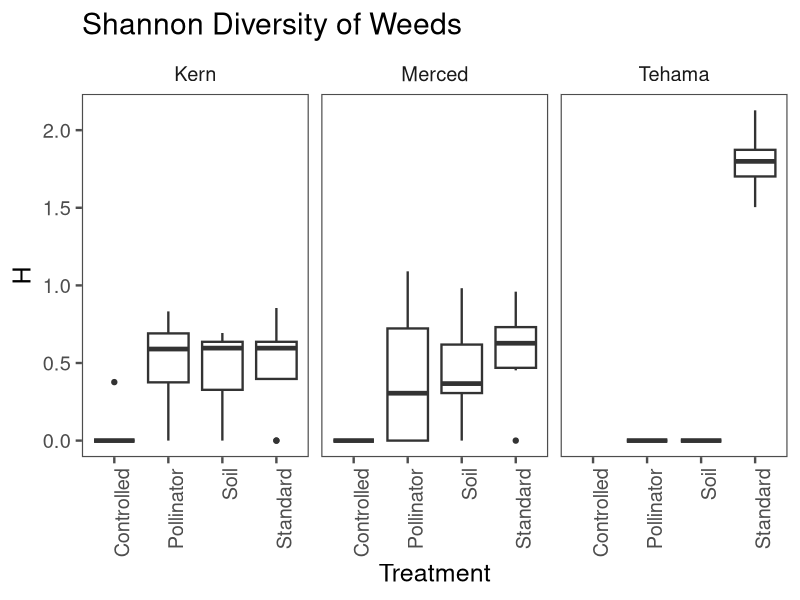
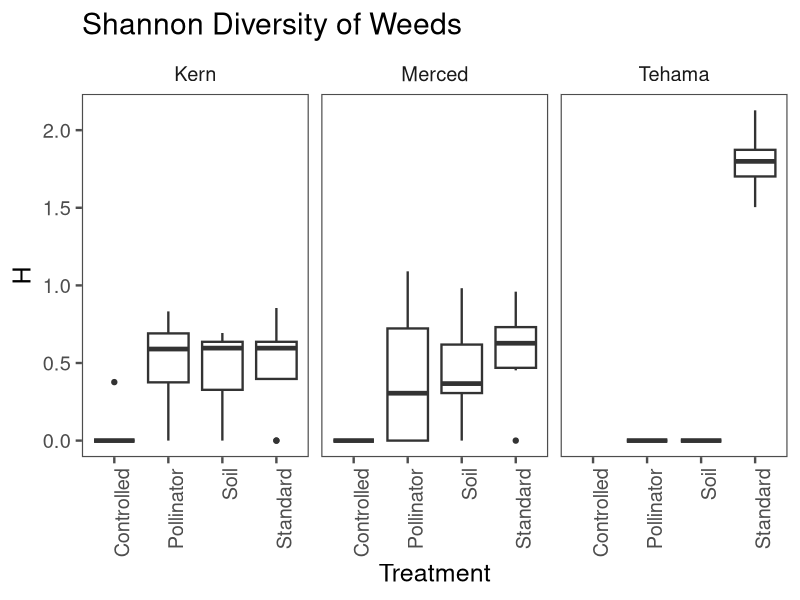
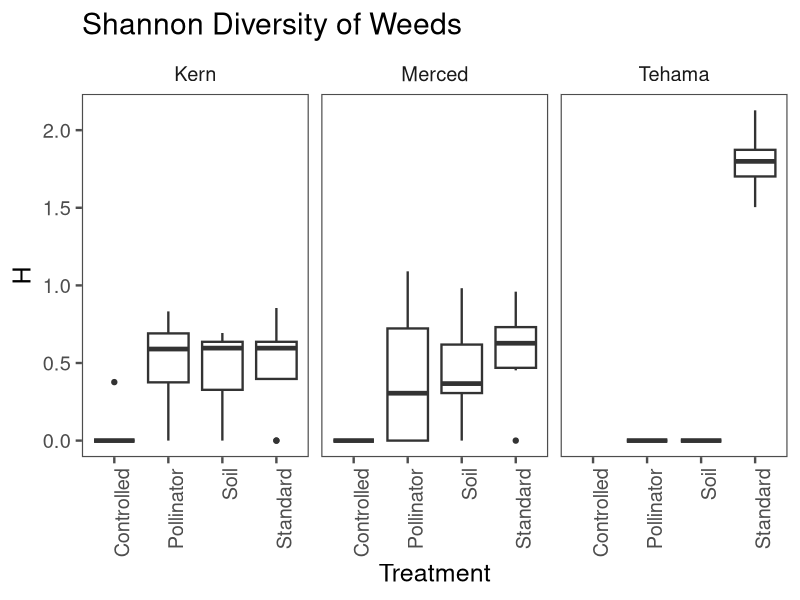
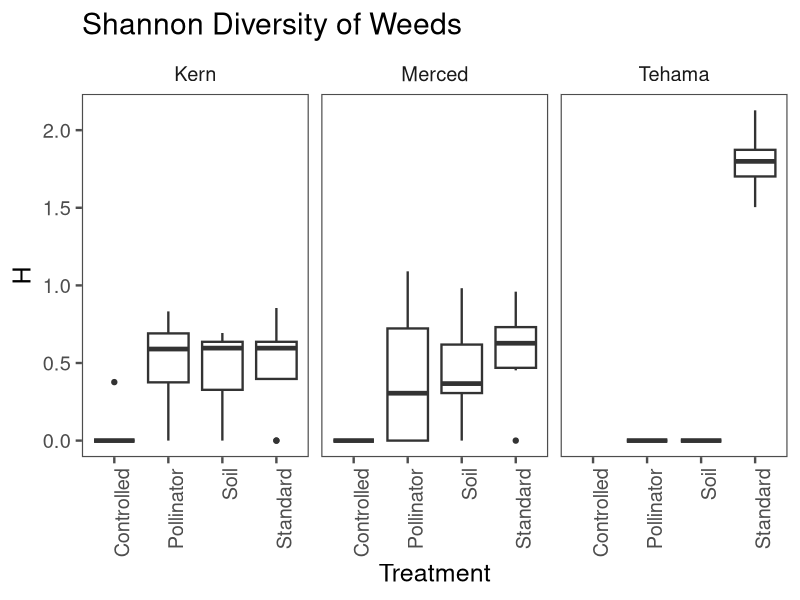

Generate these figures, in order, with R:
# Workbook for figures for first cover crop team meeting (May 2018)
# Second try
# SCH May 24, 2018

# Import data -------------------------------------------------------------

library(tidyverse)
WeedSurveys <- read_csv("data/20180518_CoverCropWeedSurveys.csv")
str(WeedSurveys)

# Stacked bar charts showing total weed cover, bare ground, and cover crop by species for each sampling timing --------





# Weed species diversity figure -------------------------------------------

# Revert tidy data into a "community matrix" for each plot
WeedCommunityMatrix <- WeedSurveys %>%
  filter(Zone != "Strip", TermTiming != "Early") %>% # only focused on alley weeds and the main termination plots
  spread(key = Species, value = Intercepts, fill = 0) %>% # put each species into its own column, fill cells with count of observations or 0
  select(-NONE, -SINAL, -VICVI, -LOLMU, -TRFRE, -RAPSR, -BRSNN) %>% # remove cover crops and bareground columns
  select(-TermTiming, -Zone, -Year, -Day) # remove unneeded/redundant columns

# Calculate Shannon Diversity for each plot
library(vegan)
ShannonMatrix <- WeedCommunityMatrix %>%
  select(-Month, -Location, -Rep, -Treatment) # create a new dataframe with just the species counts, as needed for diversity() 
shannon <- diversity(ShannonMatrix, index = "shannon") # calculate Shannon H into a new vector
WeedCommunityMatrix <- WeedCommunityMatrix %>%
  mutate(H = shannon) # add that vector back into original dataframe
rm(shannon, ShannonMatrix) # clean up the leftover objects

# Make the figure
library(ggthemes)
ggplot(WeedCommunityMatrix, aes(x = Treatment, y = H)) + # set simple axes (treatment by diversity)
  geom_boxplot(size = 0.8) + # boxplot with slightly thicker lines
  facet_wrap("Location") + #include each location in a separate panel
  labs(title = "Shannon Diversity of Weeds") + # figure title
  theme_few(base_size = 18) + # few theme
  theme(axis.text.x = element_text(angle =90, hjust = 1)) # rotate and align x axis titles
ggsave("output/20180524_WeedSpeciesRichness.wmf")
ggsave("output/20180524_WeedSpeciesRichness.svg")
ggsave("output/20180524_WeedSpeciesRichness.jpeg", dpi = 600)
